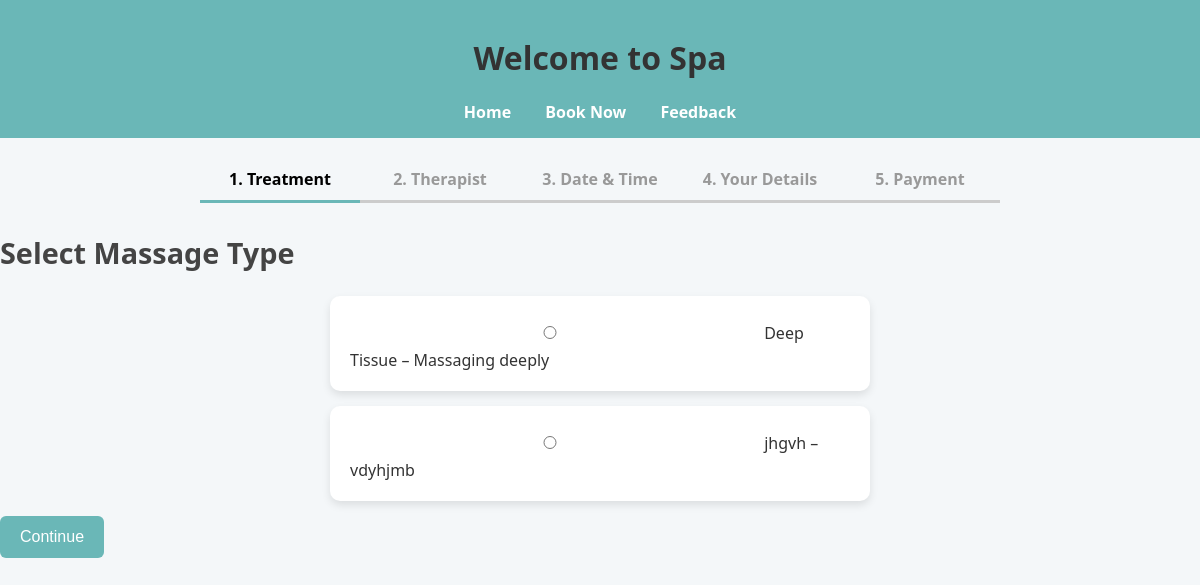
/treatment, run on the app's committed database.
### models.py (models this page shows)
class Treatment(db.Model):
    id = db.Column(db.Integer, primary_key=True)
    name = db.Column(db.String(100), nullable=False)
    description = db.Column(db.String(300))
    price = db.Column(db.Float, default=0.0)  # GHS - needed to charge online payments

### spa_app.py (the view)
@app.route('/treatment', methods=['GET', 'POST'])
def treatment():
    if request.method == 'POST':
        session['massage'] = request.form['massage']
        session.pop('therapist', None)
        return redirect(url_for('therapist'))
    treatments = Treatment.query.all()
    return render_template('step2_treatment.html', step=1, treatments=treatments)

### templates/step2_treatment.html (shortened to what this page needs)
<!DOCTYPE html>
<html>
<head>
  <link rel="stylesheet" href="{{ url_for('static', filename='style.css') }}">
</head>
<body>
  <header>
    <h1>Welcome to Spa</h1>
    <nav>
      <a href="{{ url_for('home') }}">Home</a>
      <a href="{{ url_for('treatment') }}">Book Now</a>
      <a href="{{ url_for('complaints') }}">Feedback</a>
    </nav>
  </header>
  <div class="progress-container">
    <div class="progress-step {% if step == 1 %}active{% endif %}">1. Treatment</div>
    <div class="progress-step {% if step == 2 %}active{% endif %}">2. Therapist</div>
    <div class="progress-step {% if step == 3 %}active{% endif %}">3. Date & Time</div>
    <div class="progress-step {% if step == 4 %}active{% endif %}">4. Your Details</div>
    <div class="progress-step {% if step == 5 %}active{% endif %}">5. Payment</div>
  </div>
  <h2>Select Massage Type</h2>
  <form method="POST" action="{{ url_for('treatment') }}">
    {% for t in treatments %}
    <div class="card">
      <input type="radio" name="massage" value="{{ t.name }}" required>
      <label>{{ t.name }}{% if t.description %} – {{ t.description }}{% endif %}{% if t.price %} — GHS {{ '%.2f' | format(t.price) }}{% endif %}</label>
    </div>
    {% else %}
    <p>No treatments have been added yet. Please check back soon.</p>
    {% endfor %}
    <button type="submit">Continue</button>
  </form>
</body>
</html>

### static/style.css (style rules this page uses)
body { font-family: 'Segoe UI', Arial, sans-serif; background: #f4f7f9; margin: 0; padding: 0; color: #333; }
header { background: #6ab7b7; padding: 15px; text-align: center; }
nav a { margin: 0 15px; color: white; font-weight: bold; text-decoration: none; transition: color 0.3s ease; }
h2 { margin-top: 30px; font-size: 1.8em; color: #444; }
.progress-container { display: flex; justify-content: space-between; margin: 20px auto; max-width: 800px; }
.progress-step { flex: 1; text-align: center; padding: 10px; border-bottom: 3px solid #ccc; font-weight: bold; color: #999; }
.progress-step.active { border-bottom: 3px solid #6ab7b7; color: #000; }
.card { background: white; padding: 20px; margin: 15px auto; border-radius: 10px; box-shadow: 0 4px 8px rgba(0,0,0,0.1); max-width: 500px; text-align: left; }
.card input { margin-right: 10px; }
form { margin-top: 20px; }
form input, form select { padding: 10px; margin: 10px 0; width: 80%; border: 1px solid #ccc; border-radius: 6px; font-size: 1em; }
form button { background: #6ab7b7; color: white; border: none; padding: 12px 20px; border-radius: 6px; font-size: 1em; cursor: pointer; transition: background 0.3s ease; }

### data on the page
Treatment: name "Deep Tissue", description "Massaging deeply"
Treatment: name "jhgvh", description "vdyhjmb"
